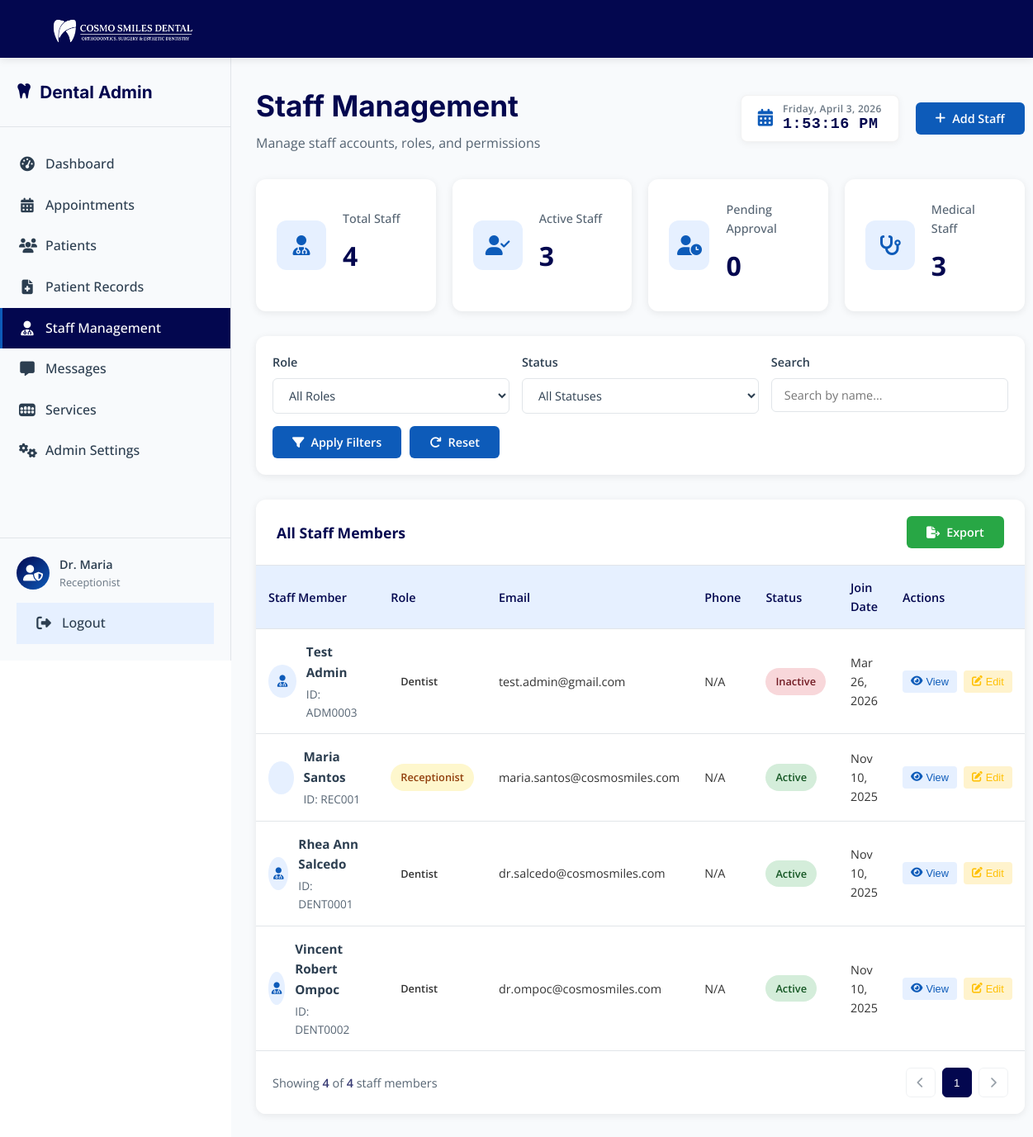
Screenshot of /public/admin/admin-staff.php (signed in) with the database file from the repository.
### tables this page shows
CREATE TABLE `staff_users` (
  `id` int(11) NOT NULL AUTO_INCREMENT,
  `staff_id` varchar(20) NOT NULL,
  `email` varchar(100) NOT NULL,
  `password` varchar(255) NOT NULL,
  `first_name` varchar(50) NOT NULL,
  `last_name` varchar(50) NOT NULL,
  `role` enum('receptionist','assistant_dentist') NOT NULL,
  `specialization` varchar(100) DEFAULT NULL,
  `department` varchar(100) DEFAULT NULL,
  `phone` varchar(15) DEFAULT NULL,
  `status` enum('active','inactive') DEFAULT 'active',
  `last_login` timestamp NULL DEFAULT NULL,
  `created_at` timestamp NOT NULL DEFAULT current_timestamp(),
  `updated_at` timestamp NOT NULL DEFAULT current_timestamp() ON UPDATE current_timestamp(),
  PRIMARY KEY (`id`),
  UNIQUE KEY `staff_id` (`staff_id`),
  UNIQUE KEY `email` (`email`)
);

### src/Controllers/AdminStaffController.php (called while the page is built, shortened)
<?php
class AdminStaffController {
    private $conn;
    public function __construct($pdo = null) {
        if ($pdo) {
            $this->conn = $pdo;
        } else {
            $this->db = new Database();
            $this->conn = $this->db->getConnection();
        }
    }
    public function getAllStaff($filters = []) {
        try {
            $limit = isset($filters['limit']) ? (int)$filters['limit'] : 5;
            $page = isset($filters['page']) ? (int)$filters['page'] : 1;
            $offset = ($page - 1) * $limit;
            $queryAdmin = "SELECT id, dentist_id as staff_id, first_name, last_name, email, role, status, created_at, 'admin_type' as user_type
                          FROM admin_users WHERE 1=1";
            $queryStaff = "SELECT id, staff_id, first_name, last_name, email, role, status, created_at, 'staff_type' as user_type
                          FROM staff_users WHERE 1=1";
            $paramsAdmin = [];
            $paramsStaff = [];
            $stmtCountAdmin = $this->conn->prepare("SELECT COUNT(*) FROM (" . $queryAdmin . ") as t");
            $stmtCountAdmin->execute($paramsAdmin);
            $countAdmin = $stmtCountAdmin->fetchColumn();
            $stmtCountStaff = $this->conn->prepare("SELECT COUNT(*) FROM (" . $queryStaff . ") as t");
            $stmtCountStaff->execute($paramsStaff);
            $countStaff = $stmtCountStaff->fetchColumn();
            $totalRecords = $countAdmin + $countStaff;
            $totalPages = ceil($totalRecords / $limit);
            $stmtAdmin = $this->conn->prepare($queryAdmin);
            $stmtAdmin->execute($paramsAdmin);
            $admins = $stmtAdmin->fetchAll(PDO::FETCH_ASSOC);
            $stmtStaff = $this->conn->prepare($queryStaff);
            $stmtStaff->execute($paramsStaff);
            $staff = $stmtStaff->fetchAll(PDO::FETCH_ASSOC);
            $combined = array_merge($admins, $staff);
            usort($combined, function($a, $b) {
                return strtotime($b['created_at']) - strtotime($a['created_at']);
            });
            $paginated = array_slice($combined, $offset, $limit);
            return [
                'staff' => $paginated,
                'total_records' => $totalRecords,
                'total_pages' => $totalPages,
                'current_page' => $page,
                'limit' => $limit
            ];
        } catch (Exception $e) {
            error_log("Error in getAllStaff: " . $e->getMessage());
            return ['staff' => [], 'total_records' => 0, 'total_pages' => 0];
        }
    }
    public function getStaffStats() {
        try {
            $stats = [
                'total' => 0,
                'active' => 0,
                'pending' => 0,
                'medical' => 0
            ];
            $stmtAdmin = $this->conn->query("SELECT status FROM admin_users");
            while ($row = $stmtAdmin->fetch(PDO::FETCH_ASSOC)) {
                $stats['total']++;
                if ($row['status'] === 'active') $stats['active']++;
                $stats['medical']++;
            }
            $stmtStaff = $this->conn->query("SELECT status, role FROM staff_users");
            while ($row = $stmtStaff->fetch(PDO::FETCH_ASSOC)) {
                $stats['total']++;
                if ($row['status'] === 'active') $stats['active']++;
            }
            return $stats;
        } catch (Exception $e) {
            error_log("Error in getStaffStats: " . $e->getMessage());
            return ['total' => 0, 'active' => 0, 'pending' => 0, 'medical' => 0];
        }
    }
}
?>

### public/admin/admin-staff.php (the view, shortened to what this page needs)
<?php
require_once __DIR__ . '/../../src/Controllers/AdminStaffController.php';
$database = new Database();
$pdo = $database->getConnection();
$controller = new AdminStaffController($pdo);
$page = isset($_GET['page']) ? (int)$_GET['page'] : 1;
$limit = 5;
$search = isset($_GET['search']) ? $_GET['search'] : '';
$role = isset($_GET['role']) ? $_GET['role'] : 'all';
$status = isset($_GET['status']) ? $_GET['status'] : 'all';
$data = $controller->getAllStaff([
    'page' => $page,
    'limit' => $limit,
    'search' => $search,
    'role' => $role,
    'status' => $status
]);
$staffList = isset($data['staff']) ? $data['staff'] : [];
$totalPages = isset($data['total_pages']) ? $data['total_pages'] : 1;
$totalRecords = isset($data['total_records']) ? $data['total_records'] : 0;
$stats = $controller->getStaffStats();
?>
<!DOCTYPE html>
<html lang="en">
<head>
    <link rel="stylesheet" href="https://cdnjs.cloudflare.com/ajax/libs/font-awesome/6.4.0/css/all.min.css">
</head>
<body>
    <?php include 'includes/admin-header.php'; ?>
    <div class="admin-container">
        <?php include 'includes/admin-sidebar.php'; ?>
        <main class="admin-main">
            <div class="dashboard-header">
                <div class="header-content">
                    <h1>Staff Management</h1>
                    <p>Manage staff accounts, roles, and permissions</p>
                </div>
                <div class="header-actions">
                    <div class="date-display">
                        <i class="fas fa-calendar-alt"></i>
                        <div class="clock-content">
                            <span id="admin-date">Loading...</span>
                            <span id="admin-time">00:00:00 AM</span>
                        </div>
                    </div>
                    <button class="btn btn-primary" id="add-staff-btn">
                        <i class="fas fa-plus"></i> Add Staff
                    </button>
                </div>
            </div>
            <div class="stats-grid">
                <div class="stat-card">
                    <div class="stat-icon"><i class="fas fa-user-md"></i></div>
                    <div class="stat-content">
                        <h3>Total Staff</h3>
                        <div class="stat-number"><?php echo isset($stats['total']) ? $stats['total'] : 0; ?></div>
                    </div>
                </div>
                <div class="stat-card">
                    <div class="stat-icon"><i class="fas fa-user-check"></i></div>
                    <div class="stat-content">
                        <h3>Active Staff</h3>
                        <div class="stat-number"><?php echo isset($stats['active']) ? $stats['active'] : 0; ?></div>
                    </div>
                </div>
                <div class="stat-card">
                    <div class="stat-icon"><i class="fas fa-user-clock"></i></div>
                    <div class="stat-content">
                        <h3>Pending Approval</h3>
                        <div class="stat-number"><?php echo isset($stats['pending']) ? $stats['pending'] : 0; ?></div>
                    </div>
                </div>
                <div class="stat-card">
                    <div class="stat-icon"><i class="fas fa-stethoscope"></i></div>
                    <div class="stat-content">
                        <h3>Medical Staff</h3>
                        <div class="stat-number"><?php echo isset($stats['medical']) ? $stats['medical'] : 0; ?></div>
                    </div>
                </div>
            </div>
            <div class="staff-filter">
                <div class="filter-row">
                    <div class="filter-group">
                        <label for="role-filter">Role</label>
                        <select id="role-filter" class="filter-control">
                            <option value="all" <?php echo $role == 'all' ? 'selected' : ''; ?>>All Roles</option>
                        </select>
                    </div>
                    <div class="filter-group">
                        <label for="status-filter">Status</label>
                        <select id="status-filter" class="filter-control">
                            <option value="all" <?php echo $status == 'all' ? 'selected' : ''; ?>>All Statuses</option>
                        </select>
                    </div>
                    <div class="filter-group">
                        <label for="search-filter">Search</label>
                        <input type="text" id="search-filter" class="filter-control" placeholder="Search by name..." value="<?php echo htmlspecialchars($search); ?>">
                    </div>
                    <div class="filter-actions">
                        <button class="btn btn-primary" id="apply-filters-btn">
                            <i class="fas fa-filter"></i> Apply Filters
                        </button>
                        <button class="btn" id="reset-filters-btn">
                            <i class="fas fa-redo"></i> Reset
                        </button>
                    </div>
                </div>
            </div>
            <div class="staff-table-container">
                <div class="table-header">
                    <h3>All Staff Members</h3>
                    <div class="table-actions">
                        <button class="btn btn-success" id="export-btn">
                            <i class="fas fa-file-export"></i> Export
                        </button>
                    </div>
                </div>
                <div class="table-content">
                    <table class="staff-table">
                        <thead>
                            <tr>
                                <th>Staff Member</th>
                                <th>Role</th>
                                <th>Email</th>
                                <th>Phone</th>
                                <th>Status</th>
                                <th>Join Date</th>
                                <th>Actions</th>
                            </tr>
                        </thead>
                        <tbody id="staff-table-body">
                            <?php if (empty($staffList)): ?>
                                <tr>
                                    <td colspan="7" style="text-align: center; padding: 40px;">No staff members found</td>
                                </tr>
                            <?php else: ?>
                                <?php foreach ($staffList as $staff): ?>
                                <tr>
                                    <td data-label="Staff Member">
                                        <div class="staff-info">
                                            <div class="staff-avatar">
                                                <i class="fas fa-user-<?php echo ($staff['user_type'] === 'admin_type') ? 'md' : 'user'; ?>"></i>
                                            </div>
                                            <div class="staff-details">
                                                <h4><?php echo htmlspecialchars($staff['first_name'] . ' ' . $staff['last_name']); ?></h4>
                                                <p>ID: <?php echo htmlspecialchars($staff['staff_id']); ?></p>
                                            </div>
                                        </div>
                                    </td>
                                    <td data-label="Role">
                                        <span class="staff-role role-<?php echo strtolower(str_replace(' ', '_', $staff['role'])); ?>"><?php
                                            $displayRole = str_replace('_', ' ', $staff['role']);
                                            echo ($displayRole === 'admin') ? 'Dentist' : htmlspecialchars(ucfirst($displayRole));
                                        ?></span>
                                    </td>
                                    <td data-label="Email"><?php echo htmlspecialchars($staff['email']); ?></td>
                                    <td data-label="Phone"><?php echo !empty($staff['phone']) ? htmlspecialchars($staff['phone']) : 'N/A'; ?></td>
                                    <td data-label="Status">
                                        <span class="staff-status status-<?php echo strtolower($staff['status']); ?>"><?php echo htmlspecialchars(ucfirst($staff['status'])); ?></span>
                                    </td>
                                    <td data-label="Join Date"><?php echo date('M d, Y', strtotime($staff['created_at'])); ?></td>
                                    <td data-label="Actions">
                                        <div class="staff-actions">
                                            <button class="action-btn view" data-id="<?php echo $staff['id']; ?>" data-type="<?php echo $staff['user_type']; ?>">
                                                <i class="fas fa-eye"></i> View
                                            </button>
                                            <button class="action-btn edit" data-id="<?php echo $staff['id']; ?>" data-type="<?php echo $staff['user_type']; ?>">
                                                <i class="fas fa-edit"></i> Edit
                                            </button>
                                        </div>
                                    </td>
                                </tr>
                                <?php endforeach; ?>
                            <?php endif; ?>
                        </tbody>
                    </table>
                </div>
                <div class="pagination-container">
                    <div class="pagination-info">
                        Showing <span><?php echo count($staffList); ?></span> of <span><?php echo $totalRecords; ?></span> staff members
                    </div>
                    <div class="pagination-controls" id="pagination-controls">
                        <button class="pagination-btn" id="prev-page" <?php echo $page <= 1 ? 'disabled' : ''; ?> data-page="<?php echo $page - 1; ?>">
                            <i class="fas fa-chevron-left"></i>
                        </button>
                        <div class="page-numbers">
                            <?php
                            $startPage = max(1, $page - 2);
                            $endPage = min($totalPages, $startPage + 4);
                            if ($endPage - $startPage < 4) $startPage = max(1, $endPage - 4);
                            for($i = $startPage; $i <= $endPage; $i++):
                            ?>
                                <button class="page-btn <?php echo $i === $page ? 'active' : ''; ?>" data-page="<?php echo $i; ?>"><?php echo $i; ?></button>
                            <?php endfor; ?>
                        </div>
                        <button class="pagination-btn" id="next-page" <?php echo $page >= $totalPages ? 'disabled' : ''; ?> data-page="<?php echo $page + 1; ?>">
                            <i class="fas fa-chevron-right"></i>
                        </button>
                    </div>
                </div>
            </div>
        </main>
    </div>
</body>
</html>

### rows the page displays
staff_users: first_name+last_name "Maria Santos", staff "REC001", role "Receptionist", email "maria.santos@cosmosmiles.com", status "Active", created_at "Nov 10, 2025"

### other values shown
$item['label'] "Dashboard"
$item['label'] "Appointments"
$item['label'] "Patients"
$item['label'] "Patient Records"
$item['label'] "Staff Management"
$item['label'] "Messages"
$item['label'] "Services"
$item['label'] "Admin Settings"
$sidebarAdminName "Dr. Maria"
$sidebarAdminRole "Receptionist"
$stats['total'] "4"
$stats['active'] "3"
$stats['pending'] "0"
$stats['medical'] "3"
$staff['first_name'] . ' ' . $staff['last_name'] "Test Admin"
